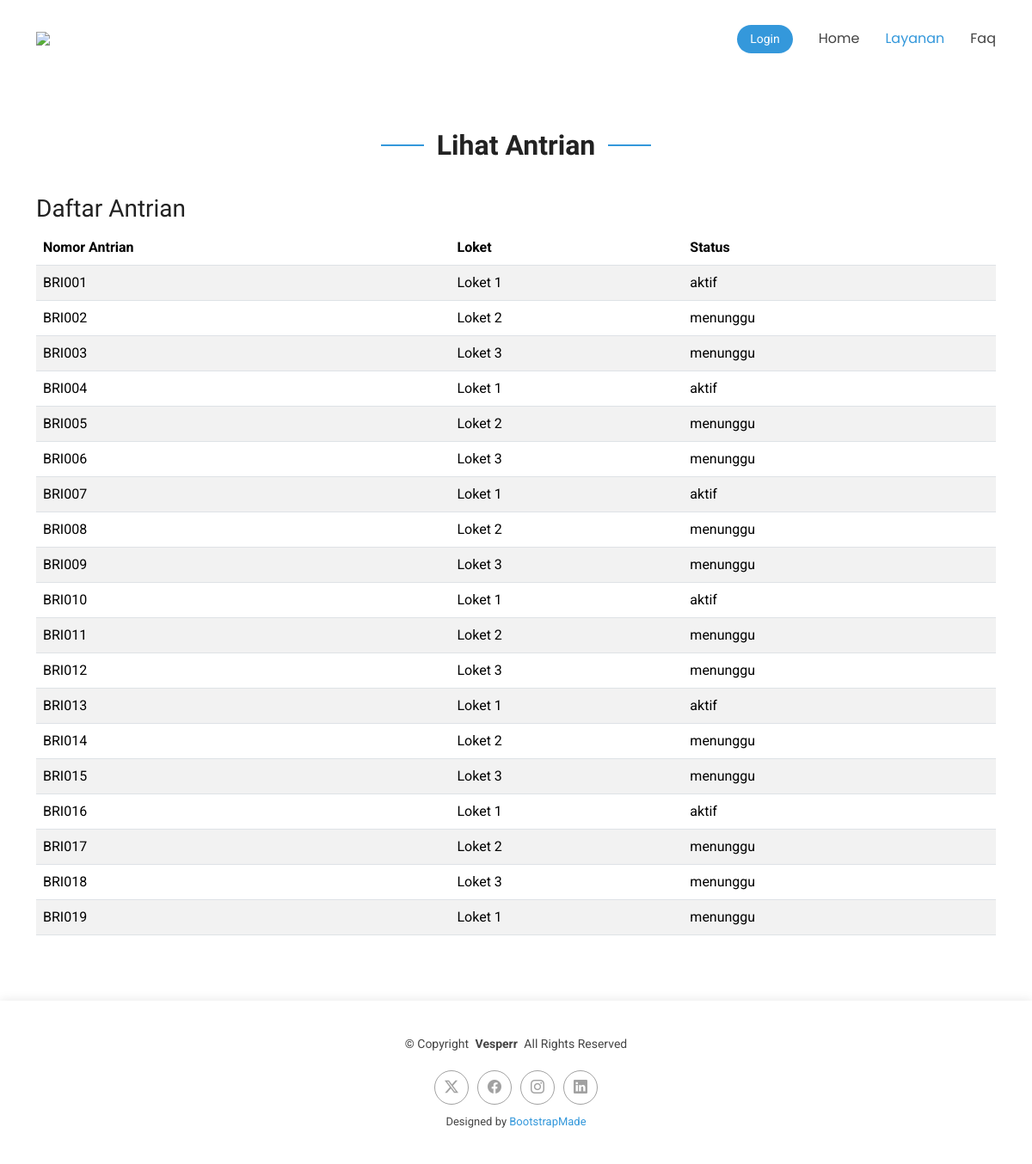
Page /lihatantrian.php on the committed database.
### tables this page shows
CREATE TABLE `antrian` (
  `id` int(11) NOT NULL,
  `nomor_antrian` varchar(255) NOT NULL,
  `loket_id` int(11) DEFAULT NULL,
  `waktu_dibuat` timestamp NULL DEFAULT current_timestamp() ON UPDATE current_timestamp(),
  `status` enum('aktif','selesai','menunggu') DEFAULT NULL
);

CREATE TABLE `loket` (
  `id` int(11) NOT NULL,
  `nama` varchar(255) NOT NULL
);

### lihatantrian.php (the view, shortened to what this page needs)
<!DOCTYPE html>
<html lang="en">
<head>
  <link href="assets/home/vendor/bootstrap/css/bootstrap.min.css" rel="stylesheet">
  <link href="assets/home/vendor/bootstrap-icons/bootstrap-icons.css" rel="stylesheet">
  <link href="assets/home/vendor/aos/aos.css" rel="stylesheet">
  <link href="assets/home/vendor/glightbox/css/glightbox.min.css" rel="stylesheet">
  <link href="assets/home/vendor/swiper/swiper-bundle.min.css" rel="stylesheet">
  <link href="assets/home/css/main.css" rel="stylesheet">
</head>
<body class="index-page">
  <header id="header" class="header d-flex align-items-center sticky-top">
    <div class="container-fluid container-xl position-relative d-flex align-items-center">
      <a href="index.php" class="logo d-flex align-items-center me-auto">
        <img src="https://upload.wikimedia.org/wikipedia/commons/2/2e/BRI_2020.svg">
      </a>
      <nav id="navmenu" class="navmenu">
        <ul>
          <li><a href="index.php" class="active">Home<br></a></li>
          <li><a href="#services">Layanan</a></li>
          <li><a href="#faq">Faq</a></li>
        </ul>
      </nav>
      <a class="btn-getstarted" href="login.php">Login</a>
    </div>
  </header>
  <main class="main">
    <section id="services" class="services section">
      <div class="container section-title" data-aos="fade-up">
        <h2>Lihat Antrian</h2>
      </div>
    </section>
    <section id="alt-services" style="margin-top:-150px;" class="alt-services section">
      <div class="container" data-aos="fade-up" data-aos-delay="100">
        <div class="row gy-4">
        <div class="col-lg-12" data-aos="fade-up" data-aos-delay="200">
            <h3>Daftar Antrian</h3>
            <table class="table table-striped">
              <thead>
                <tr>
                  <th>Nomor Antrian</th>
                  <th>Loket</th>
                  <th>Status</th>
                </tr>
              </thead>
              <tbody>
              <?php
              include 'koneksi.php';
                        $tampil = mysqli_query($koneksi, "SELECT
                                                              a.nomor_antrian,
                                                              a.status,
                                                              l.nama AS nama_loket
                                                          FROM
                                                              antrian a
                                                          JOIN
                                                              loket l ON a.loket_id = l.id
                                                          ORDER BY
                                                              CASE WHEN a.status = 'selesai' THEN 1 ELSE 0 END,
                                                              a.nomor_antrian ASC;
                                                          ");
                        while($data = mysqli_fetch_array($tampil)):
                    ?>
                <tr>
                  <td><?= $data['nomor_antrian'] ?></td>
                  <td><?= $data['nama_loket'] ?></td>
                  <td><?= $data['status'] ?></td>
                </tr>
                <?php
                        endwhile;
                      ?>
              </tbody>
            </table>
          </div>
        </div>
      </div>
    </section>
  </main>
  <footer id="footer" class="footer">
    <div class="container">
      <div class="copyright text-center ">
        <p>© <span>Copyright</span> <strong class="px-1 sitename">Vesperr</strong> <span>All Rights Reserved</span></p>
      </div>
      <div class="social-links d-flex justify-content-center">
        <a href=""><i class="bi bi-twitter-x"></i></a>
        <a href=""><i class="bi bi-facebook"></i></a>
        <a href=""><i class="bi bi-instagram"></i></a>
        <a href=""><i class="bi bi-linkedin"></i></a>
      </div>
      <div class="credits">
        Designed by <a href="https://bootstrapmade.com/">BootstrapMade</a>
      </div>
    </div>
  </footer>
</body>
</html>

### assets/home/css/main.css (style rules this page uses)
:root { --default-font: "Roboto", system-ui, -apple-system, "Segoe UI", Roboto, "Helvetica Neue", Arial, "Noto Sans", "Liberation Sans", sans-serif, "Apple Color Emoji", "Segoe UI Emoji", "Segoe UI Symbol", "Noto Color Emoji"; --heading-font: "Raleway", sans-serif; --nav-font: "Poppins", sans-serif; }
:root { --background-color: #ffffff; --default-color: #444444; --heading-color: #222222; --accent-color: #3498db; --surface-color: #ffffff; --contrast-color: #ffffff; }
:root { --nav-color: #444444; --nav-hover-color: #3498db; --nav-mobile-background-color: #ffffff; --nav-dropdown-background-color: #ffffff; --nav-dropdown-color: #444444; --nav-dropdown-hover-color: #3498db; }
:root { scroll-behavior: smooth; }
body { color: var(--default-color); background-color: var(--background-color); font-family: var(--default-font); }
a { color: var(--accent-color); text-decoration: none; transition: 0.3s; }
h1, h2, h3, h4, h5, h6 { color: var(--heading-color); font-family: var(--heading-font); }
.header { color: var(--default-color); background-color: var(--background-color); padding: 15px 0; transition: all 0.5s; z-index: 997; }
.header .logo { line-height: 1; }
.header .logo img { max-height: 36px; margin-right: 8px; }
.header .btn-getstarted, .header .btn-getstarted:focus { color: var(--contrast-color); background: var(--accent-color); font-size: 14px; padding: 8px 25px; margin: 0 0 0 30px; border-radius: 50px; transition: 0.3s; }
@media (max-width: 1200px) { .header .logo { order: 1; } }
@media (max-width: 1200px) { .header .btn-getstarted { order: 2; margin: 0 15px 0 0; padding: 6px 15px; } }
@media (max-width: 1200px) { .header .navmenu { order: 3; } }
@media (min-width: 1200px) { .navmenu { padding: 0; } }
@media (min-width: 1200px) { .navmenu ul { margin: 0; padding: 0; display: flex; list-style: none; align-items: center; } }
@media (min-width: 1200px) { .navmenu li { position: relative; } }
@media (min-width: 1200px) { .navmenu a, .navmenu a:focus { color: var(--nav-color); padding: 18px 15px; font-size: 16px; font-family: var(--nav-font); font-weight: 400; display: flex; align-items: center; justify-content: space-between; white-space: nowrap; transition: 0.3s; } }
@media (min-width: 1200px) { .navmenu li:last-child a { padding-right: 0; } }
@media (min-width: 1200px) { .navmenu li:hover>a, .navmenu .active, .navmenu .active:focus { color: var(--nav-hover-color); } }
.footer { color: var(--default-color); background-color: var(--background-color); font-size: 14px; padding: 40px 0; position: relative; box-shadow: 0px 0px 12px 0px rgba(0, 0, 0, 0.1); }
.footer .copyright p { margin-bottom: 0; }
.footer .social-links { margin-top: 20px; }
.footer .social-links a { display: flex; align-items: center; justify-content: center; width: 40px; height: 40px; border-radius: 50%; border: 1px solid color-mix(in srgb, var(--default-color), transparent 50%); font-size: 16px; color: color-mix(in srgb, var(--default-color), transparent 50%); margin: 0 5px; transition: 0.3s; }
.footer .credits { margin-top: 10px; font-size: 13px; text-align: center; }
section, .section { color: var(--default-color); background-color: var(--background-color); padding: 60px 0; scroll-margin-top: 90px; overflow: clip; }
.section-title { text-align: center; padding-bottom: 60px; position: relative; }
.section-title h2 { font-size: 32px; font-weight: 700; position: relative; }
.section-title h2:before, .section-title h2:after { content: ""; width: 50px; height: 2px; background: var(--accent-color); display: inline-block; }
.section-title h2:before { margin: 0 15px 10px 0; }
.section-title h2:after { margin: 0 0 10px 15px; }

### rows in the picture
antrian: nomor_antrian "BRI001", loket.nama "Loket 1", status "aktif"
antrian: nomor_antrian "BRI002", loket.nama "Loket 2", status "menunggu"
antrian: nomor_antrian "BRI003", loket.nama "Loket 3", status "menunggu"
antrian: nomor_antrian "BRI004", loket.nama "Loket 1", status "aktif"
antrian: nomor_antrian "BRI005", loket.nama "Loket 2", status "menunggu"
antrian: nomor_antrian "BRI006", loket.nama "Loket 3", status "menunggu"
antrian: nomor_antrian "BRI007", loket.nama "Loket 1", status "aktif"
antrian: nomor_antrian "BRI008", loket.nama "Loket 2", status "menunggu"
antrian: nomor_antrian "BRI009", loket.nama "Loket 3", status "menunggu"
antrian: nomor_antrian "BRI010", loket.nama "Loket 1", status "aktif"
antrian: nomor_antrian "BRI011", loket.nama "Loket 2", status "menunggu"
antrian: nomor_antrian "BRI012", loket.nama "Loket 3", status "menunggu"
antrian: nomor_antrian "BRI013", loket.nama "Loket 1", status "aktif"
antrian: nomor_antrian "BRI014", loket.nama "Loket 2", status "menunggu"
antrian: nomor_antrian "BRI015", loket.nama "Loket 3", status "menunggu"
antrian: nomor_antrian "BRI016", loket.nama "Loket 1", status "aktif"
antrian: nomor_antrian "BRI017", loket.nama "Loket 2", status "menunggu"
antrian: nomor_antrian "BRI018", loket.nama "Loket 3", status "menunggu"
antrian: nomor_antrian "BRI019", loket.nama "Loket 1", status "menunggu"
